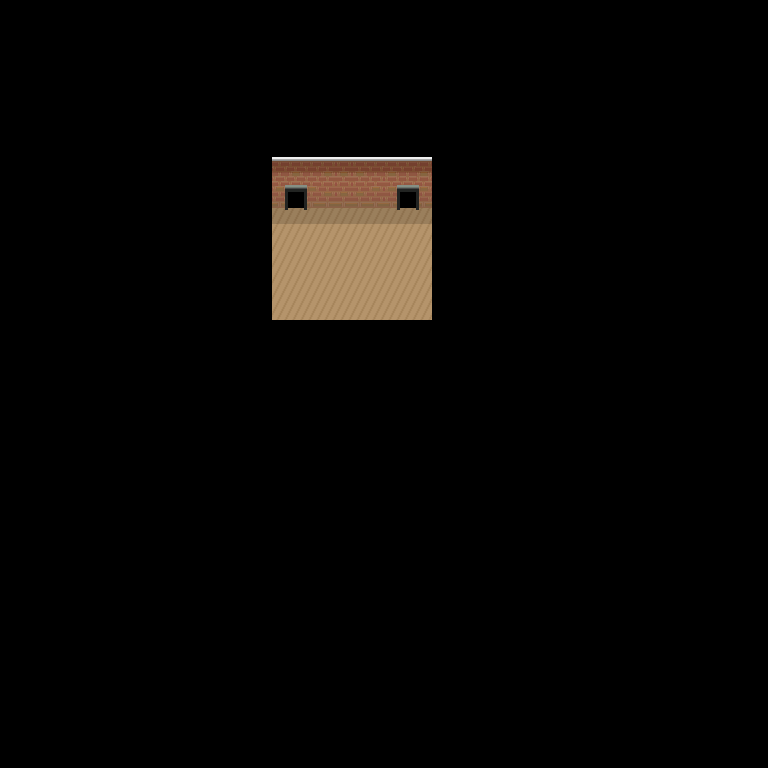

This game map was drawn from its Tiled (.tmx) file and the tilesets committed beside it. A one-line description and the trimmed map source follow:
An orthogonal 48x48 tile map with 16x16 px tiles, 4 tile layers (Base, Base 2, Collision, Above).

<map version="1.0" orientation="orthogonal" width="48" height="48" tilewidth="16" tileheight="16">
 <tileset firstgid="1" name="indoor_tiles" tilewidth="16" tileheight="16">
  <image source="indoor_tiles.png" />
 </tileset>
 <layer name="Base" width="48" height="48">
  <data>[2304 cells, 2304 non-empty, 1 distinct tile ids]</data>
 </layer>
 <layer name="Base 2" width="48" height="48">
  <data>[2304 cells, 22 non-empty, 7 distinct tile ids]</data>
 </layer>
 <layer name="Collision" width="48" height="48">
  <data>[2304 cells, 2240 non-empty, 17 distinct tile ids]</data>
 </layer>
 <layer name="Above" width="48" height="48">
  <data>[2304 cells, 2 non-empty, 1 distinct tile ids]</data>
 </layer>
</map>
